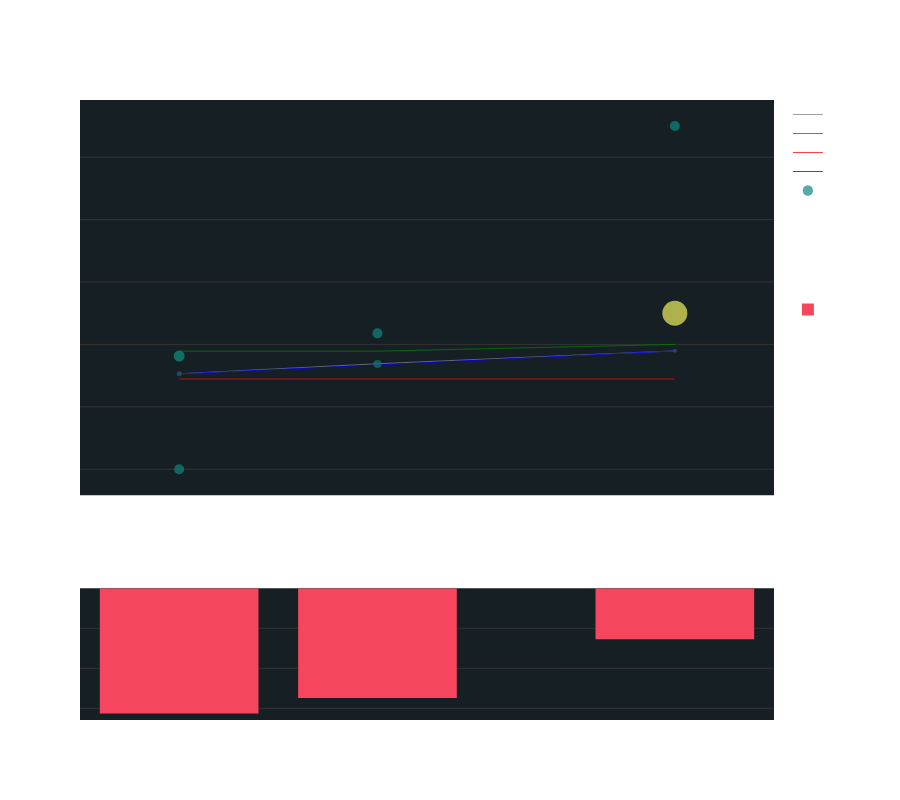

This figure's notebook cell:
### Markdown cell above
## Creando Chart

### Code cell
import plotly.graph_objects as go
from plotly.subplots import make_subplots

chart_rows = 2
row_heights=[600,200]
total_height = sum(row_heights)

fig = make_subplots(rows=chart_rows, 
                    shared_xaxes=True,
                    row_heights=row_heights,
                    )

fig.add_trace(
        go.Scatter(
            x=df["timestamp"], y=df["base_price"], name=f'{symbol} Price', mode="lines",  
            line={'width': 0.75},  
            marker=dict(color='gray',),
            legendgroup = '1',
        ),
        row=1,
        col=1,
    )  

fig.add_trace(
        go.Scatter(
            x=df["timestamp"], y=df["high"], name=f'{symbol} High', mode="lines",  
            line={'width': 0.75},  
            marker=dict(color='green',),
            legendgroup = '1',
        ),
        row=1,
        col=1,
    )  

fig.add_trace(
        go.Scatter(
            x=df["timestamp"], y=df["low"], name=f'{symbol} Low', mode="lines",  
            line={'width': 0.75},  
            marker=dict(color='red',),
            legendgroup = '1',
        ),
        row=1,
        col=1,
    )  

fig.add_trace(
        go.Scatter(
            x=df["timestamp"], y=df["close"], name=f'{symbol} Close', mode="lines",  
            line={'width': 0.75},  
            marker=dict(color='blue',),
            legendgroup = '1',
        ),
        row=1,
        col=1,
    )  

fig.add_trace(
        go.Scatter(x=sr["timestamp"], y=sr['price'], name='S&R', mode='markers', 
                marker=dict(symbol='circle',
                            size=sr['pct'],
                            color=sr['pct'],
                            colorscale="Aggrnyl",
                            #showscale=True,
                            line=dict(width=0,),
                            ),
                legendgroup = '1',
                ),row=1,col=1,
)

fig.add_trace(
        go.Bar(
            x=miu["timestamp"], y=miu["mi"], name=f'{symbol}',  
            marker=dict(color='#f6465d',
                        line=dict(width=0,)
                        ),
            legendgroup = '2',
        ),
        row=2,
        col=1,
    )  
fig.add_trace(
        go.Bar(
            x=mid["timestamp"], y=mid["mi"], name=f'{symbol}',  
            marker=dict(color='#0ecb81',
                        line=dict(width=0,)
                        ),
            legendgroup = '2',
        ),
        row=2,
        col=1,
    )  



# Adjust layout for subplots
fig.update_layout(
    font=dict(color="#ffffff", family="Helvetica"),
    paper_bgcolor="rgba(0,0,0,0)",  # Transparent background
    plot_bgcolor="#162024",  
    height=total_height,
    xaxis_rangeslider_visible=False,
    modebar_bgcolor="rgba(0,0,0,0)",
    legend_tracegroupgap = 100,
)

#Ajustar el tamaño de cada sub_plot
fig.update_layout(
    yaxis1=dict(title="Precio",showticklabels=True,),
    yaxis2=dict(title="Balance del Mercado",showticklabels=True,),
)
fig.update_xaxes(showline=False, linewidth=2,linecolor='#000000', gridcolor='rgba(0,0,0,0)')
fig.update_yaxes(showline=False, linewidth=2, zeroline= False, linecolor='#ff0000', gridcolor='rgba(50,50,50,255)')     
chart = fig.show(config = {'scrollZoom': True, })

### Figure 1 — Plotly figure (JSON) as saved in the notebook; plotly's stock layout.template omitted (floating-point values rounded to 4 significant figures)
{"data": [{"legendgroup": "1", "line": {"width": 0.75}, "marker": {"color": "gray"}, "mode": "lines", "name": "BTCUSDT", "type": "scatter", "x": ["2025-04-02T11:49:07.437880", "2025-04-02T11:53:07.622193", "2025-04-02T11:59:07.794252"], "xaxis": "x", "y": [85530.0, 85690.0, 85900.0], "yaxis": "y"}, {"legendgroup": "1", "line": {"width": 0.75}, "marker": {"color": "green"}, "mode": "lines", "name": "BTCUSDT", "type": "scatter", "x": ["2025-04-02T11:49:07.437880", "2025-04-02T11:53:07.622193", "2025-04-02T11:59:07.794252"], "xaxis": "x", "y": [85890.0, 85890.0, 86000], "yaxis": "y"}, {"legendgroup": "1", "line": {"width": 0.75}, "marker": {"color": "red"}, "mode": "lines", "name": "BTCUSDT", "type": "scatter", "x": ["2025-04-02T11:49:07.437880", "2025-04-02T11:53:07.622193", "2025-04-02T11:59:07.794252"], "xaxis": "x", "y": [85450.0, 85450.0, 85450.0], "yaxis": "y"}, {"legendgroup": "1", "line": {"width": 0.75}, "marker": {"color": "blue"}, "mode": "lines", "name": "BTCUSDT", "type": "scatter", "x": ["2025-04-02T11:49:07.437880", "2025-04-02T11:53:07.622193", "2025-04-02T11:59:07.794252"], "xaxis": "x", "y": [85530.0, 85670.0, 85900.0], "yaxis": "y"}, {"legendgroup": "1", "marker": {"color": [10, 5, 11, 8, 10, 4, 25, 10], "colorscale": [[0, "rgb(36, 86, 104)"], [0.1667, "rgb(15, 114, 121)"], [0.3333, "rgb(13, 143, 129)"], [0.5, "rgb(57, 171, 126)"], [0.6667, "rgb(110, 197, 116)"], [0.8333, "rgb(169, 220, 103)"], [1, "rgb(237, 239, 93)"]], "line": {"width": 0}, "size": [10, 5, 11, 8, 10, 4, 25, 10], "symbol": "circle"}, "mode": "markers", "name": "S&R", "type": "scatter", "x": ["2025-04-02T11:49:07.437880", "2025-04-02T11:49:07.437880", "2025-04-02T11:49:07.437880", "2025-04-02T11:53:07.622193", "2025-04-02T11:53:07.622193", "2025-04-02T11:59:07.794252", "2025-04-02T11:59:07.794252", "2025-04-02T11:59:07.794252"], "xaxis": "x", "y": [84000, 85530.0, 85810.0, 85690.0, 86180.0, 85900.0, 86500, 89500], "yaxis": "y"}, {"legendgroup": "2", "marker": {"color": "#f6465d", "line": {"width": 0}}, "name": "BTCUSDT", "type": "bar", "x": ["2025-04-02T11:49:07.437880", "2025-04-02T11:53:07.622193", "2025-04-02T11:59:07.794252"], "xaxis": "x2", "y": [-31.27, -27.4, -12.77], "yaxis": "y2"}, {"legendgroup": "2", "marker": {"color": "#0ecb81", "line": {"width": 0}}, "name": "BTCUSDT", "type": "bar", "x": [], "xaxis": "x2", "y": [], "yaxis": "y2"}], "layout": {"font": {"color": "#ffffff", "family": "Helvetica"}, "height": 800, "legend": {"tracegroupgap": 100}, "modebar": {"bgcolor": "rgba(0,0,0,0)"}, "paper_bgcolor": "rgba(0,0,0,0)", "plot_bgcolor": "#162024", "xaxis": {"anchor": "y", "domain": [0, 1], "gridcolor": "rgba(0,0,0,0)", "linecolor": "#000000", "linewidth": 2, "matches": "x2", "rangeslider": {"visible": false}, "showline": false, "showticklabels": false}, "xaxis2": {"anchor": "y2", "domain": [0, 1], "gridcolor": "rgba(0,0,0,0)", "linecolor": "#000000", "linewidth": 2, "showline": false}, "yaxis": {"anchor": "x", "domain": [0.3625, 1], "gridcolor": "rgba(50,50,50,255)", "linecolor": "#ff0000", "linewidth": 2, "showline": false, "showticklabels": true, "title": {"text": "Precio"}, "zeroline": false}, "yaxis2": {"anchor": "x2", "domain": [0, 0.2125], "gridcolor": "rgba(50,50,50,255)", "linecolor": "#ff0000", "linewidth": 2, "showline": false, "showticklabels": true, "title": {"text": "Balance del Mercado"}, "zeroline": false}}}
